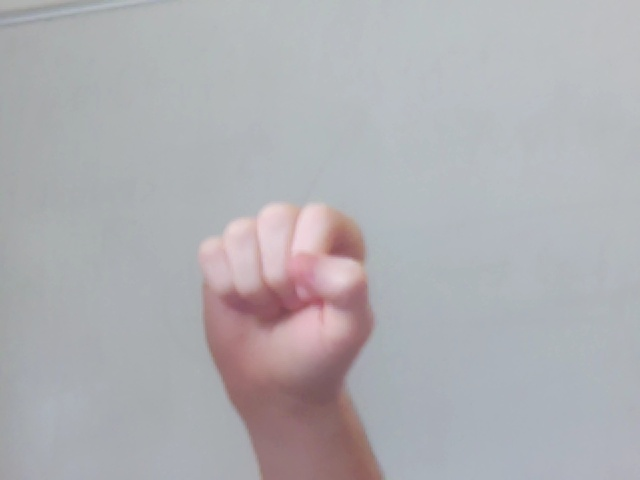
//> input picture closed/1774955941_21.jpg, 640 x 480 px; its folder holds 4 pictures in this run
$ ./train   (built with g++ and OpenCV 4)
//> lines starting //> are read from the running program, lines starting //| are printed output that depends on the picture
#include <opencv2/opencv.hpp>
#include <opencv2/ml.hpp>
#include <iostream>
#include <vector>

using namespace cv;
using namespace cv::ml;

void loadImages(const std::string &folder, int label, std::vector<Mat> &samples, std::vector<int> &labels, HOGDescriptor &hog)
{
//> called with folder = "closed/*.jpg", label = 0
    std::vector<String> files;
    glob(folder, files);
    for (auto &f : files)
    {
        Mat img = imread(f);
//> img is the input picture: 480 rows x 640 cols, CV_8UC3; mean B, G, R 178.6, 174.7, 175.5
        if (img.empty())
            continue;
        resize(img, img, Size(64, 64));
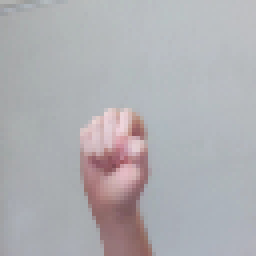
//> img: 64 rows x 64 cols, CV_8UC3 (shown 4 times larger); mean B, G, R 178.6, 174.7, 175.5
        std::vector<float> feat;
        hog.compute(img, feat);
//> feat = 1764 values, max 0.407 at index 1231, min 0.000954 at index 365, mean 0.146
        samples.push_back(Mat(feat).clone().reshape(1, 1));
        labels.push_back(label);
    }
//> pass 2 of the loop in loadImages, `for (auto &f : files)`:
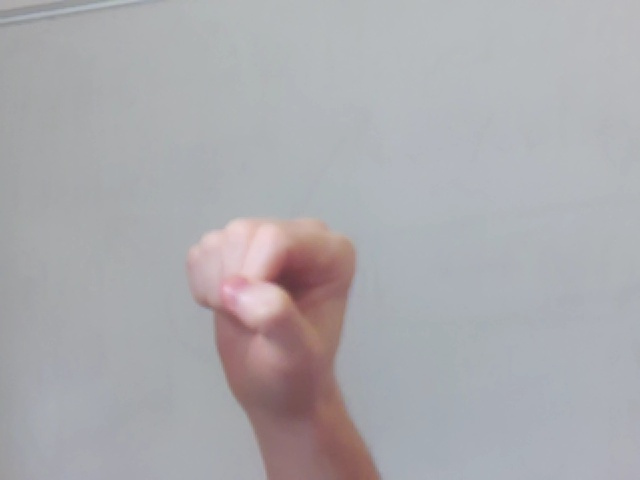
//> input picture closed/1774955941_36.jpg, 640 x 480 px
//> in loadImages, img is the input picture: 480 rows x 640 cols, CV_8UC3; mean B, G, R 174.3, 170.6, 171.8
//> in loadImages, `resize(img, img, Size(64, 64));`:
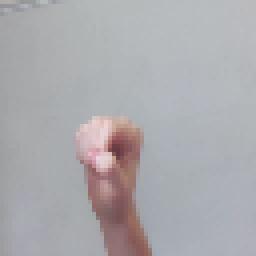
//> img: 64 rows x 64 cols, CV_8UC3 (shown 4 times larger); mean B, G, R 174.3, 170.6, 171.7
//> feat = 1764 values, max 0.433 at index 1231, min 0.000498 at index 993, mean 0.144
//> pass 3 of the loop in loadImages, `for (auto &f : files)`:
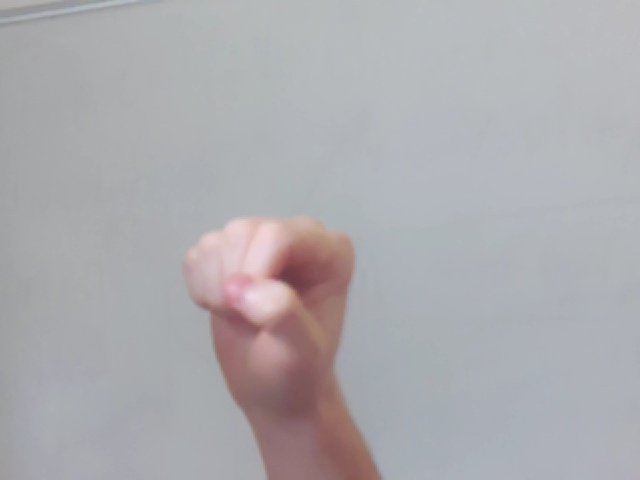
//> input picture closed/1774955941_38.jpg, 640 x 480 px
//> in loadImages, img is the input picture: 480 rows x 640 cols, CV_8UC3; mean B, G, R 174.9, 171.3, 172.6
//> in loadImages, `resize(img, img, Size(64, 64));`:
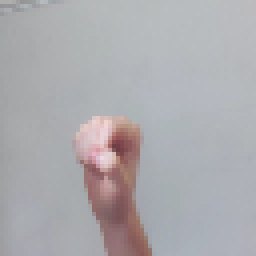
//> img: 64 rows x 64 cols, CV_8UC3 (shown 4 times larger); mean B, G, R 174.9, 171.3, 172.6
//> feat = 1764 values, max 0.411 at index 1231, min 0 at index 779, mean 0.143
//> the loop made 4 passes; the first 3 are shown
}

int main()
{
    HOGDescriptor hog(Size(64, 64), Size(16, 16), Size(8, 8), Size(8, 8), 9);
    std::vector<Mat> samples;
    std::vector<int> labels;

    std::cout << "Loading data..." << std::endl;
    loadImages("closed/*.jpg", 0, samples, labels, hog);
    loadImages("open/*.jpg", 1, samples, labels, hog);
//> (the run ends here: the program stops with an error, at `glob(folder, files);`)
